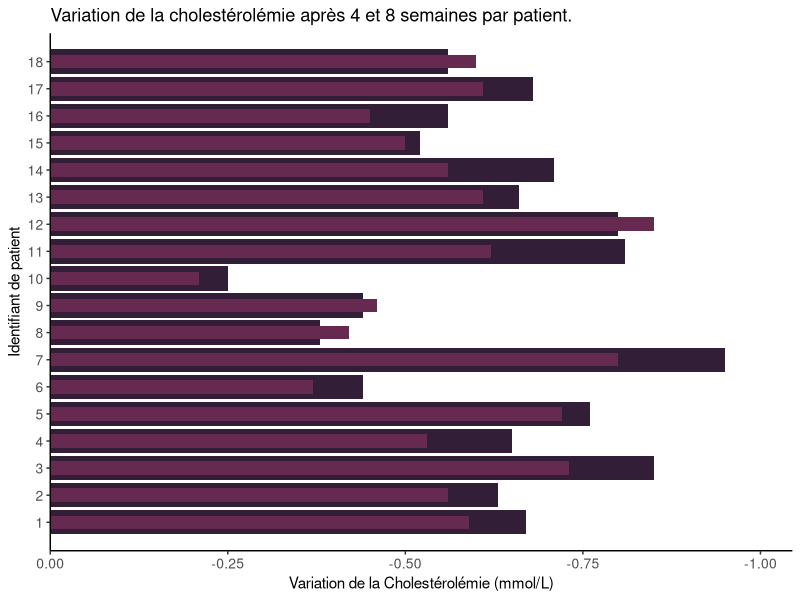
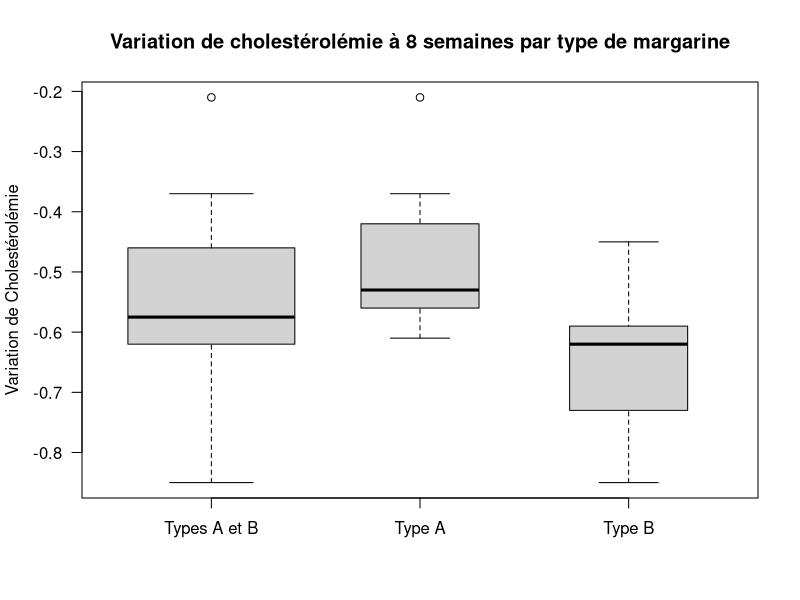
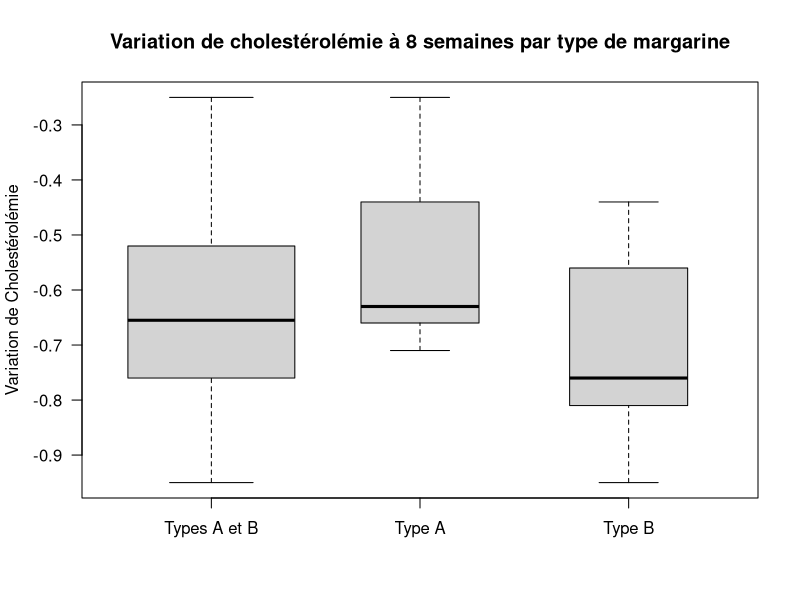

The R source for these figures, in order:
"Le premier [exercice] a pour but de faire une analyse de
visualisation avec R pour présenter la problématique générale"

"
Readme sur le dataset :

A study tested whether cholesterol was reduced after using a certain brand of margarine as part of a low fat, low cholesterol diet.
The subjects consumed on average 2.31g of the active ingredient, stanol easter, a day. This data set contains information on 18 people
using margarine to reduce cholesterol over three time points.
"
# installation des packages si besoin:
# install.packages("readr")
# install.packages("reshape2")
# install.packages("ggplot2")

#import des packages 
library(readr)      #lecteur de csv
library(reshape2)   #fonction melt 
library(ggplot2)    #plotting


#charger les données du csv dans une variable 'cholcsv'
cholcsv = read.csv("./data/Cholesterol_R.csv", header=TRUE, fileEncoding = 'UTF-8-BOM')
#si le path du csv n'est pas valide, utiliser file.choose()
# cholcsvfile = read.csv(file.choose(), header=TRUE, fileEncoding = 'UTF-8-BOM')


#avant de passer à la suite, il est important d'explorer un peu le CSV
#l'explorateur de variable de rstudio est bien pour cela.

#summary donne des stats rapides sur les colonnes
#la première colonne 'id' est exclue des stats (pas de sens de faire des stats sur un id autoincrémenté)
summary(cholcsv[-1])

#utilisation de la fonction table pour voir les catégories de la colonne 'Margarine'
table(cholcsv$Margarine)

# Feature engineering :
#ajout de deux colonnes pour voir le changement de cholestérolémie:
# change4w : After4weeks - Before
# change8w : After8weeks - Before

cholcsv$change4w = with(cholcsv, After4weeks - Before)
cholcsv$change8w = with(cholcsv, After8weeks - Before)


"
Il y a deux types de margarine dans le dataset : A et B
il faut faire 3 jeux de data :
  - Un pour le type A
  - Un pour le type B
  - Un avec les deux types mélangés

Pour voir si on peut observer des différences
"

typeA = cholcsv[cholcsv$Margarine=="A",]
typeB = cholcsv[cholcsv$Margarine=="B",]

mypalette <- c("#331E38", "#662A51", "#FF65C8")

# Première visualisation : diagramme en barres du changement de cholestérolémie pour chaque patient

# Passage des données en format "tall":
# myvars = c("ID", "change4w", "change8w")
# melted.all = melt(cholcsv[myvars], id.vars="ID")
# 
# ggplot(melted.all, aes(ID,value, col=variable)) + 
#   geom_bar(position="dodge", stat="identity")


ggplot(mapping = aes(x, y)) +
  geom_bar(data = data.frame(x = cholcsv$ID, y = cholcsv$change8w),
           width = 0.9,
           stat = 'identity',
           fill = mypalette[1])+
  
  geom_bar(data = data.frame(x = cholcsv$ID, y = cholcsv$change4w),
           width = 0.5, 
           stat = 'identity',
           fill = mypalette[2]) +
  
  theme_classic()+
  xlab("Identifiant de patient")+
  ylab("Variation de la Cholestérolémie (mmol/L)")+ 
  scale_x_discrete(breaks = c(seq(1,18)),
                   labels=c(seq(1,18)), 
                   limits=c(seq(1,18)))+
  scale_y_reverse(expand = expansion(mult = c(0, .1)))+
  coord_flip()+ 
  ggtitle("Variation de la cholestérolémie après 4 et 8 semaines par patient.")+
  theme(axis.text.y = element_text(size = 10),
        axis.text.x = element_text(size = 10))


# bp = barplot(t(cholcsv[c("change4w", "change8w")]),
#         main="Evolution de la cholestérolémie par patient après 4 et 8 semaines",
#         ylab=" Variation de la Cholestérolémie (mmol/L)",
#         # border = "white",
#         # beside = TRUE,
#         las=1,
#         legend=rownames(data),
#         space=0.04)




boxplot(cholcsv$change4w, typeA$change4w, typeB$change4w,
        las=1,
        main="Variation de cholestérolémie à 8 semaines par type de margarine",
        varwidth = TRUE,
        ylab= "Variation de Cholestérolémie",
        names = c("Types A et B", "Type A", "Type B"),
        boxwex = 0.8,
        ylim=c(-1.1,0)+
        theme_classic()
)


boxplot(cholcsv$change8w, typeA$change8w, typeB$change8w,
        las = 1,
        main ="Variation de cholestérolémie à 8 semaines par type de margarine",
        varwidth = TRUE,
        ylab = "Variation de Cholestérolémie",
        names = c("Types A et B", "Type A", "Type B"),
        boxwex = 0.8,
        ylim = c(-1.1,0)+
        theme_classic()
        
        )



one.way = aov(change8w ~Margarine, data = cholcsv)
summary(one.way)

one.way = aov(change4w ~Margarine, data = cholcsv)
summary(one.way)

# Faire une ANOVA pour chercher différence type A et type B ?
# Faire une petite comparaison aux amélioration moyennes attendues avec statines ?
